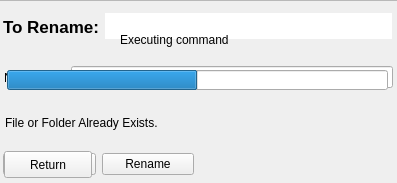
<?xml version="1.0" encoding="UTF-8"?>
<ui version="4.0">
 <class>MainWindow</class>
 <widget class="QMainWindow" name="MainWindow">
  <property name="geometry">
   <rect>
    <x>0</x>
    <y>0</y>
    <width>397</width>
    <height>183</height>
   </rect>
  </property>
  <property name="sizePolicy">
   <sizepolicy hsizetype="Fixed" vsizetype="Fixed">
    <horstretch>0</horstretch>
    <verstretch>0</verstretch>
   </sizepolicy>
  </property>
  <property name="minimumSize">
   <size>
    <width>397</width>
    <height>183</height>
   </size>
  </property>
  <property name="maximumSize">
   <size>
    <width>397</width>
    <height>183</height>
   </size>
  </property>
  <property name="windowTitle">
   <string>Oprivstor - Rename File</string>
  </property>
  <widget class="QWidget" name="centralwidget">
   <widget class="QLabel" name="error">
    <property name="geometry">
     <rect>
      <x>5</x>
      <y>113</y>
      <width>389</width>
      <height>19</height>
     </rect>
    </property>
    <property name="text">
     <string>File or Folder Already Exists.</string>
    </property>
   </widget>
   <widget class="QWidget" name="horizontalLayoutWidget_3">
    <property name="geometry">
     <rect>
      <x>3</x>
      <y>150</y>
      <width>191</width>
      <height>29</height>
     </rect>
    </property>
    <layout class="QHBoxLayout" name="horizontalLayout_3">
     <item>
      <widget class="QPushButton" name="cancel">
       <property name="focusPolicy">
        <enum>Qt::ClickFocus</enum>
       </property>
       <property name="text">
        <string>Cancel</string>
       </property>
      </widget>
     </item>
     <item>
      <widget class="QPushButton" name="rename">
       <property name="text">
        <string>Rename</string>
       </property>
      </widget>
     </item>
    </layout>
   </widget>
   <widget class="QWidget" name="horizontalLayoutWidget">
    <property name="geometry">
     <rect>
      <x>3</x>
      <y>10</y>
      <width>389</width>
      <height>33</height>
     </rect>
    </property>
    <layout class="QHBoxLayout" name="horizontalLayout">
     <property name="spacing">
      <number>6</number>
     </property>
     <item>
      <widget class="QLabel" name="label">
       <property name="font">
        <font>
         <pointsize>13</pointsize>
         <weight>75</weight>
         <bold>true</bold>
        </font>
       </property>
       <property name="text">
        <string>To Rename:</string>
       </property>
      </widget>
     </item>
     <item>
      <widget class="QLineEdit" name="title">
       <property name="font">
        <font>
         <pointsize>13</pointsize>
         <weight>75</weight>
         <bold>true</bold>
        </font>
       </property>
       <property name="focusPolicy">
        <enum>Qt::NoFocus</enum>
       </property>
       <property name="frame">
        <bool>false</bool>
       </property>
       <property name="readOnly">
        <bool>true</bool>
       </property>
      </widget>
     </item>
    </layout>
   </widget>
   <widget class="QWidget" name="horizontalLayoutWidget_2">
    <property name="geometry">
     <rect>
      <x>4</x>
      <y>63</y>
      <width>389</width>
      <height>29</height>
     </rect>
    </property>
    <layout class="QHBoxLayout" name="horizontalLayout_2">
     <item>
      <widget class="QLabel" name="label_2">
       <property name="text">
        <string>New name:</string>
       </property>
      </widget>
     </item>
     <item>
      <widget class="QLineEdit" name="new_name"/>
     </item>
    </layout>
   </widget>
   <widget class="QFrame" name="frame">
    <property name="geometry">
     <rect>
      <x>-10</x>
      <y>0</y>
      <width>411</width>
      <height>191</height>
     </rect>
    </property>
    <property name="focusPolicy">
     <enum>Qt::ClickFocus</enum>
    </property>
    <property name="frameShape">
     <enum>QFrame::StyledPanel</enum>
    </property>
    <property name="frameShadow">
     <enum>QFrame::Raised</enum>
    </property>
    <widget class="QProgressBar" name="progressBar">
     <property name="geometry">
      <rect>
       <x>17</x>
       <y>70</y>
       <width>381</width>
       <height>20</height>
      </rect>
     </property>
     <property name="value">
      <number>50</number>
     </property>
     <property name="textVisible">
      <bool>false</bool>
     </property>
     <property name="textDirection">
      <enum>QProgressBar::TopToBottom</enum>
     </property>
    </widget>
    <widget class="QLabel" name="error2">
     <property name="geometry">
      <rect>
       <x>170</x>
       <y>120</y>
       <width>67</width>
       <height>19</height>
      </rect>
     </property>
     <property name="text">
      <string/>
     </property>
    </widget>
    <widget class="QPushButton" name="return_2">
     <property name="geometry">
      <rect>
       <x>14</x>
       <y>151</y>
       <width>88</width>
       <height>27</height>
      </rect>
     </property>
     <property name="text">
      <string>Return</string>
     </property>
    </widget>
    <widget class="QLabel" name="command_label">
     <property name="geometry">
      <rect>
       <x>130</x>
       <y>30</y>
       <width>151</width>
       <height>19</height>
      </rect>
     </property>
     <property name="text">
      <string>Executing command</string>
     </property>
    </widget>
    <zorder>error2</zorder>
    <zorder>return_2</zorder>
    <zorder>progressBar</zorder>
    <zorder>command_label</zorder>
   </widget>
  </widget>
 </widget>
 <resources/>
 <connections>
  <connection>
   <sender>cancel</sender>
   <signal>clicked()</signal>
   <receiver>MainWindow</receiver>
   <slot>close()</slot>
   <hints>
    <hint type="sourcelabel">
     <x>29</x>
     <y>159</y>
    </hint>
    <hint type="destinationlabel">
     <x>83</x>
     <y>456</y>
    </hint>
   </hints>
  </connection>
 </connections>
</ui>
